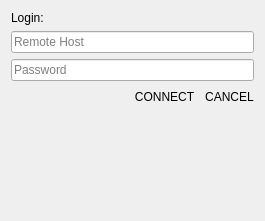
<?xml version="1.0" encoding="UTF-8"?>
<ui version="4.0">
 <class>Login</class>
 <widget class="QWidget" name="Login">
  <property name="geometry">
   <rect>
    <x>0</x>
    <y>0</y>
    <width>265</width>
    <height>221</height>
   </rect>
  </property>
  <property name="windowTitle">
   <string>Login</string>
  </property>
  <layout class="QVBoxLayout" name="verticalLayout">
   <item>
    <widget class="QLabel" name="lblMessage">
     <property name="text">
      <string>Login:</string>
     </property>
     <property name="wordWrap">
      <bool>true</bool>
     </property>
    </widget>
   </item>
   <item>
    <widget class="QLineEdit" name="txtHost">
     <property name="placeholderText">
      <string>Remote Host</string>
     </property>
    </widget>
   </item>
   <item>
    <widget class="QLineEdit" name="txtPassword">
     <property name="echoMode">
      <enum>QLineEdit::Password</enum>
     </property>
     <property name="placeholderText">
      <string>Password</string>
     </property>
    </widget>
   </item>
   <item>
    <widget class="QWidget" name="widget_8" native="true">
     <property name="styleSheet">
      <string notr="true">border: 0px</string>
     </property>
     <layout class="QHBoxLayout" name="horizontalLayout_6">
      <property name="spacing">
       <number>10</number>
      </property>
      <property name="leftMargin">
       <number>0</number>
      </property>
      <property name="topMargin">
       <number>0</number>
      </property>
      <property name="rightMargin">
       <number>0</number>
      </property>
      <property name="bottomMargin">
       <number>0</number>
      </property>
      <item>
       <spacer name="horizontalSpacer_3">
        <property name="orientation">
         <enum>Qt::Horizontal</enum>
        </property>
        <property name="sizeHint" stdset="0">
         <size>
          <width>40</width>
          <height>20</height>
         </size>
        </property>
       </spacer>
      </item>
      <item>
       <widget class="QPushButton" name="pbLogin">
        <property name="maximumSize">
         <size>
          <width>100</width>
          <height>16777215</height>
         </size>
        </property>
        <property name="text">
         <string>CONNECT</string>
        </property>
       </widget>
      </item>
      <item>
       <widget class="QPushButton" name="pbCancel">
        <property name="maximumSize">
         <size>
          <width>100</width>
          <height>16777215</height>
         </size>
        </property>
        <property name="text">
         <string>CANCEL</string>
        </property>
       </widget>
      </item>
     </layout>
    </widget>
   </item>
   <item>
    <spacer name="verticalSpacer">
     <property name="orientation">
      <enum>Qt::Vertical</enum>
     </property>
     <property name="sizeHint" stdset="0">
      <size>
       <width>20</width>
       <height>40</height>
      </size>
     </property>
    </spacer>
   </item>
  </layout>
 </widget>
 <resources>
  <include location="assets.qrc"/>
 </resources>
 <connections/>
</ui>
